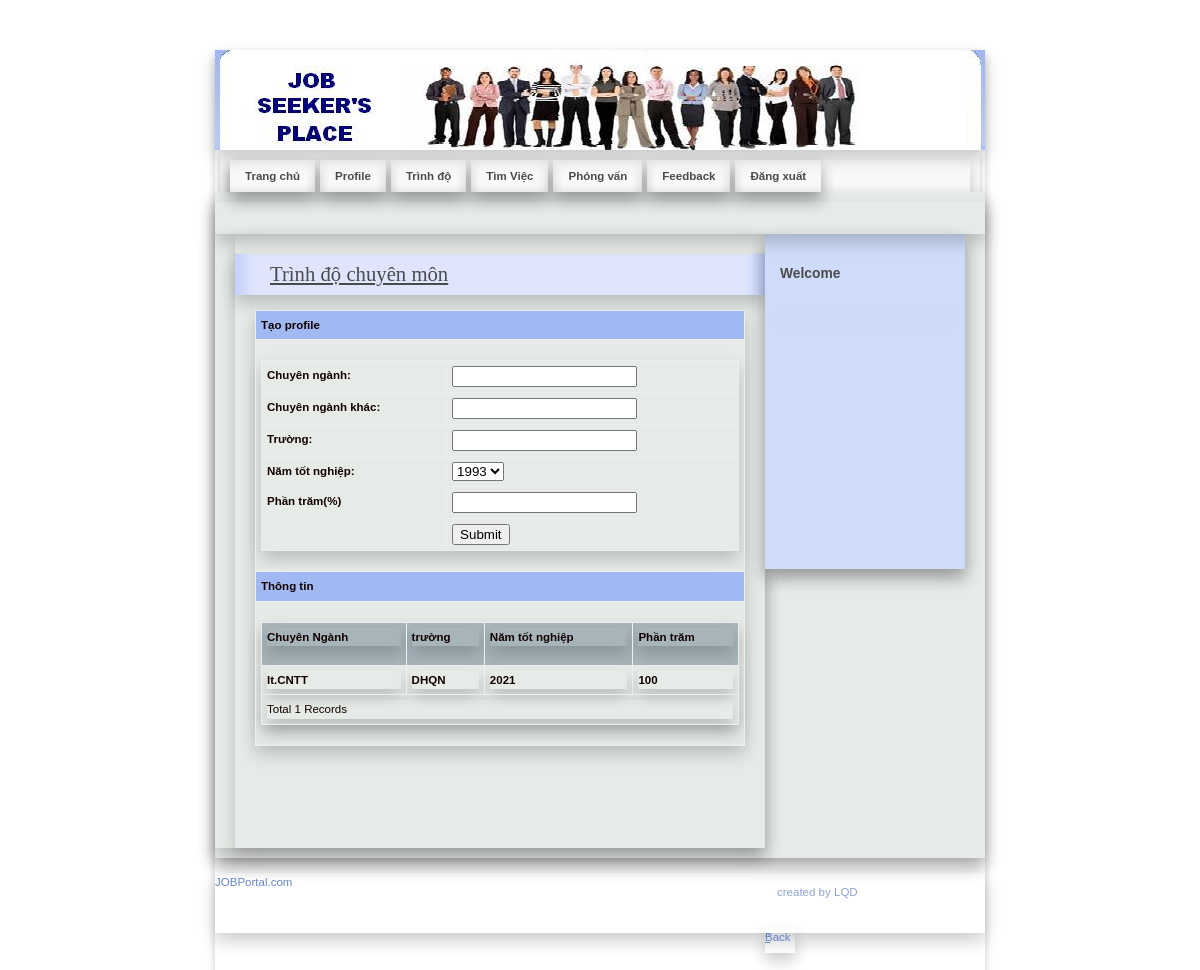
The page /JobSeeker/Education.php (signed in) on the database its author committed.
### tables this page shows
CREATE TABLE `jobseeker_education` (
  `EduId` int(11) NOT NULL,
  `JobSeekId` int(11) NOT NULL,
  `Degree` varchar(20) NOT NULL,
  `University` varchar(100) NOT NULL,
  `PassingYear` mediumint(9) NOT NULL,
  `Percentage` float NOT NULL
);

### JobSeeker/Education.php (the view, shortened to what this page needs)
<!DOCTYPE html PUBLIC "-//W3C//DTD XHTML 1.0 Strict//EN" "http://www.w3.org/TR/xhtml1/DTD/xhtml1-strict.dtd">
<html xmlns="http://www.w3.org/1999/xhtml" xml:lang="cs" lang="cs">
<head>
    <link rel="stylesheet" media="screen,projection" type="text/css" href="./css/main.css" />
    <link rel="stylesheet" media="print" type="text/css" href="./css/print.css" />
    <link rel="stylesheet" media="aural" type="text/css" href="./css/aural.css" />
    <link href="../SpryAssets/SpryValidationTextField.css" rel="stylesheet" type="text/css" />
</head>
<body id="www-url-cz">
<div id="main" class="box">
<?php
include "Header.php"
?>
<?php
include "menu.php"
?>
    <div id="page" class="box">
    <div id="page-in" class="box">
        <div id="strip" class="box noprint">
            <p id="breadcrumbs">&nbsp;</p>
        </div>
        <div id="content">
            <div class="article">
                <h2><span><a href="#">Trình độ chuyên môn  </a></span></h2>
              <table width="100%" border="1" cellspacing="2" cellpadding="2">
                  <tr>
                    <td bgcolor="#A0B9F3"><strong>Tạo profile </strong></td>
                  </tr>
                  <tr>
                    <td><form id="form1" method="post" action="InsertEdu.php">
                      <table width="100%" border="0" cellspacing="0" cellpadding="0">
                        <tr>
                          <td><strong>Chuyên ngành:</strong></td>
                          <td>
                          <input type="text" name="cmbQual" id="cmbQual">
                          </td>
                        </tr>
                        <tr>
                          <td><strong>Chuyên ngành khác:</strong></td>
                          <td><label>
                            <input type="text" name="txtOther" id="txtOther" />
                          </label></td>
                        </tr>
                        <tr>
                          <td><strong>Trường:</strong></td>
                          <td><span id="sprytextfield1">
                            <label>
                            <input type="text" name="txtBoard" id="txtBoard" />
                            </label>
                          <span class="textfieldRequiredMsg">A value is required.</span></span></td>
                        </tr>
                        <tr>
                          <td><strong>Năm tốt nghiệp:</strong></td>
                          <td><label>
                            <select name="cmbYear" id="cmbYear">
                              <option>1993</option>
                            </select>
                          </label></td>
                        </tr>
                        <tr>
                          <td><strong>Phần trăm(%)</strong></td>
                          <td><span id="sprytextfield2">
                            <label>
                            <input type="text" name="txtPer" id="txtPer" />
                            </label>
                          <span class="textfieldRequiredMsg">A value is required.</span></span></td>
                        </tr>
                        <tr>
                          <td>&nbsp;</td>
                          <td><label>
                            <input type="submit" name="button" id="button" value="Submit" />
                          </label></td>
                        </tr>
                      </table>
                                        </form>
                    </td>
                  </tr>
                  <tr>
                    <td bgcolor="#A0B9F3"><strong>Thông tin </strong></td>
                  </tr>
                  <tr>
                    <td><table width="100%" border="1" cellpadding="1" cellspacing="2" bordercolor="#006699" >
                      <tr>
                        <th height="32" bgcolor="#006699" class="style3"><div align="left" class="style9 style5 style2"><strong>Chuyên Ngành</strong></div></th>
                        <th bgcolor="#006699" class="style3"><div align="left" class="style9 style5 style2"><strong>trường</strong></div></th>
                        <th bgcolor="#006699" class="style3"><div align="left" class="style9 style5 style2"><strong>Năm tốt nghiệp</strong></div></th>
                         <th bgcolor="#006699" class="style3"><div align="left" class="style9 style5 style2"><strong>Phần trăm</strong></div></th>
                      </tr>
                      <?php
					  $ID=$_SESSION['ID'];
$con = mysqli_connect("localhost","root","","job");
mysqli_set_charset($con, 'UTF8');
$sql = "select * from jobseeker_education where JobSeekId='".$ID."'";
$result = mysqli_query($con,$sql) or die(mysqli_error($con));
while($row = mysqli_fetch_array($result))
{
$Degree=$row['Degree'];
$Univ=$row['University'];
$Passing=$row['PassingYear'];
$Per=$row['Percentage'];
?>
                      <tr>
                        <td class="style3"><div align="left" class="style9 style5"><strong><?php echo $Degree;?></strong></div></td>
                        <td class="style3"><div align="left" class="style9 style5"><strong><?php echo $Univ;?></strong></div></td>
                        <td class="style3"><div align="left" class="style9 style5"><strong><?php echo $Passing;?></strong></div></td>
                         <td class="style3"><div align="left" class="style9 style5"><strong><?php echo $Per;?></strong></div></td>
                      </tr>
                      <?php
}
$records = mysqli_num_rows($result);
?>
                      <tr>
                        <td colspan="4" class="style3"><div align="left" class="style12"><?php echo "Total ".$records." Records"; ?> </div></td>
                      </tr>
                    </table></td>
                  </tr>
                </table>
                <p>&nbsp;</p>
                <p class="btn-more box noprint">&nbsp;</p>
          </div>
        </div>
<?php
include "right.php"
?>
    </div>
    </div>
<?php
include "footer.php"
?>
</div>
</body>
</html>

### JobSeeker/css/main.css (style rules this page uses)
* { min-height: 1px; }
body { border: 0; margin: 0; padding: 0; background: #ffffff; font: 72%/160% "verdana", sans-serif; color: #120101; _text-align: center; }
a { color: #4b4b4b; }
p { border: 0; margin: 15px 0; padding: 0; }
div { display: block; border: 0; margin: 0; padding: 0; box-shadow: 0 8px 16px 0 rgba(0, 0, 0, 0.2); }
h1, h2, h3, h4, h5 { border: 0; margin: 15px 0 10px 0; padding: 0; font-weight: bold; }
h2 { font-size: 180%; line-height: 100%; font-family: "georgia", serif; font-weight: normal; }
table { display: table; border-collapse: collapse; margin: 15px 0; padding: 0; border: 1px solid rgb(238, 95, 95); font-size: 100%; box-shadow: 0 8px 16px 0 rgba(0, 0, 0, 0.2); }
tr { display: table-row; }
th, td { display: table-cell; border: 1px solid rgb(238, 238, 238); margin: 0; padding: 5px; vertical-align: top; text-align: left; }
th { background: rgba(81, 110, 128, 0.43); text-align: center; columns: #120101; font-weight: bold; }
form { border: 0; margin: 0; padding: 0; }
a, img, span { border: 0; margin: 0; padding: 0; }
strong, .strong { font-weight: bold; }
.box { min-height: 1px; _height: 1px; }
.box:after { content: "."; display: block; line-height: 0px; font-size: 0px; visibility: hidden; clear: both; }
#main { width: 770px; margin: 50px auto 0 auto; _text-align: left; box-shadow: 0 4px 8px 0 rgba(0, 0, 0, 0.2); }
#page { width: 770px; min-height: 1px; background: #e7ebe8; _height: 1px; box-shadow: 0 8px 16px 0 rgba(0, 0, 0, 0.2); }
#page-in { min-height: 1px; padding: 10px 0; _height: 1px; box-shadow: 0 8px 16px 0 rgba(0, 0, 0, 0.2); }
#strip { position: relative; clear: both; padding: 3px 20px 10px 20px; color: #7a807c; }
#strip p { margin: 0; }
#strip #breadcrumbs { width: 520px; margin: 0; padding: 0; }
#content { float: left; width: 530px; _width: 550px; margin: 0; padding: 0 0 0 20px; }
#content .article { clear: both; margin: 0; padding: 20px; }
#content .article h2 { margin: 0 -20px; padding: 10px; background: #dee5fd url("../design/content_title_bg.gif") 0 0 repeat-y; color: #4b4b4b; box-shadow: 0 8px 16px 0 rgba(0, 0, 0, 0.2); }
#content .article h2 span { padding-left: 25px; }
#content .article p { text-align: justify; }
#content .btn-more { margin: 0 0 15px 0; padding: 0; border: 0; position: relative; }

### JobSeeker/css/print.css (style rules this page uses)
body { border:0; margin:0; padding:0; font-size:12pt }
a { color:#000; text-decoration:none; }
h1, h2, h3 { page-break-after:avoid; page-break-inside:avoid; }
table { border-collapse: collapse; border-width:1px; border-style:solid; }
th, td { display:table-cell; border-width:1px; border-style:solid; }
.noprint { display:none; }

### JobSeeker/css/aural.css (style rules this page uses)
body { voice-family:paul,male; volume:loud; speech-rate:slow; richness:90; stress:20; }
h1, h2, h3, h4, h5 { cue-before:url("ping.au"); }
p, table { pause:50ms; }
strong { pitch:medium; pitch-range:60; stress:90; richness:90; }

### rows shown on the page
jobseeker_education: Degree "It.CNTT", University "DHQN", PassingYear "2021", Percentage "100"

### other values the page prints
$records "1"
